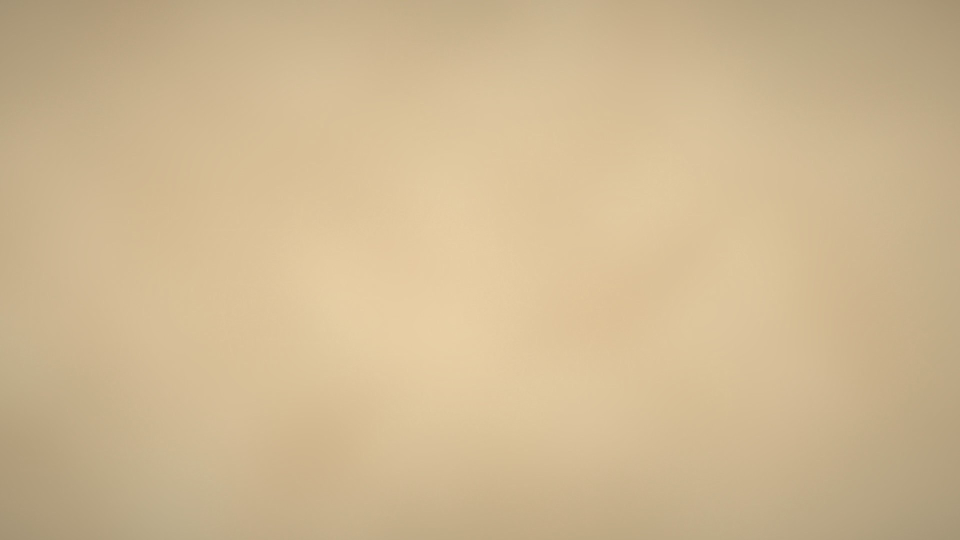
#> input picture assets/hanji_aged.jpg, 1920 x 1080 px (shown at 1/2 size)
$ python bank4_assets.py
#> lines starting #> are read from the running program, lines starting #| are printed output that depends on the picture
"""뱅크 4(섞음) 바탕 그림: 새 빛깔의 누런 한지와, 자개 영상을 얹을 옻칠 판 가장자리 마스크.

    python3 tools/bank4_assets.py [색이름]

한지 결은 hanji_aged.jpg 의 결(밝기 무늬)을 그대로 쓰고 바탕 빛깔만 바꾼다.
마스크(480x270, 화면에서 늘려 씀)는 가운데가 불투명하고 가장자리가 먹물 번지듯 흐려지는 옻칠 판 모양(흰색=보임).
"""
import sys
from pathlib import Path

import cv2
import numpy as np

ROOT = Path(__file__).resolve().parent.parent
W, H = 1920, 1080

TONES = {                     # RGB
    "chija":   (226, 196, 118),   # 치자빛: 노란 금빛
    "songhwa": (233, 219, 152),   # 송홧빛: 연한 송화가루 노랑
    "salgu":   (231, 197, 152),   # 살굿빛: 살구 도는 누런빛
}


def hanji(tone):
#> called with tone = 'chija'
    aged = cv2.imread(str(ROOT / "assets" / "hanji_aged.jpg")).astype(np.float32)
    lum = aged.mean(2)
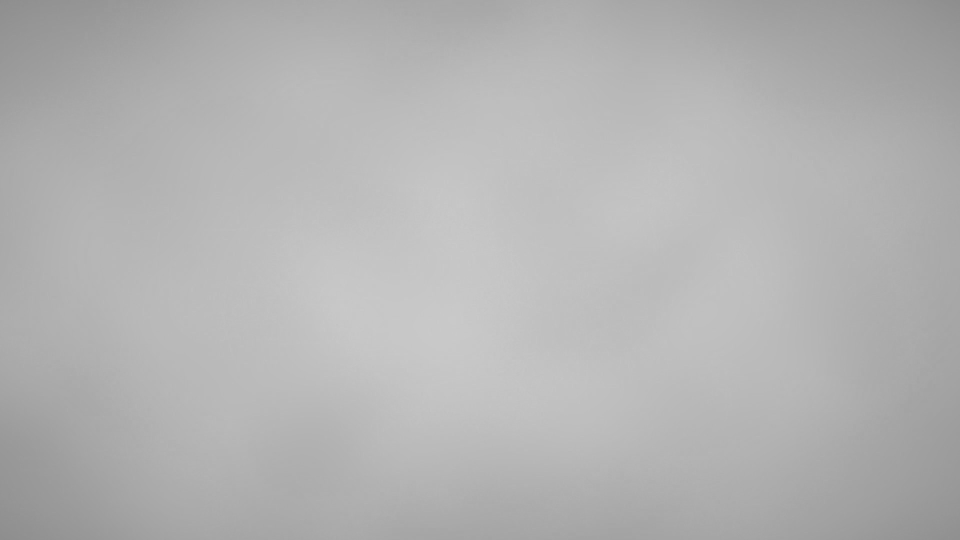
#> lum: shape (1080, 1920) float32 (shown at 1/2 size); min 141.7, max 202.7, mean 179
    tex = lum / lum.mean()                         # 결만 남긴다 (평균 1)
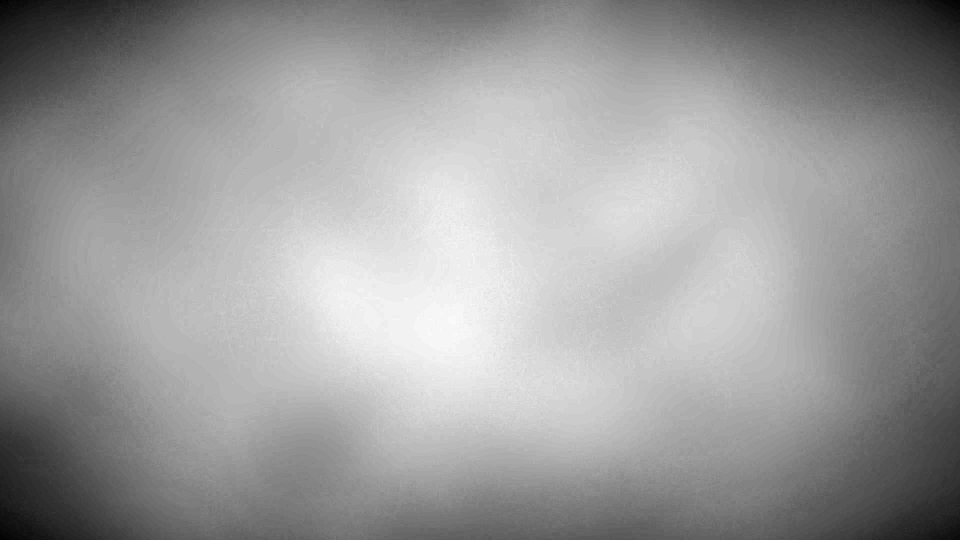
#> tex: shape (1080, 1920) float32 (shown at 1/2 size); min 0.792, max 1.13, mean 1; drawn with min black and max white
    tex = 1 + (tex - 1) * 0.8
    rgb = np.array(TONES[tone], np.float32)
    img = tex[..., None] * rgb[::-1][None, None]
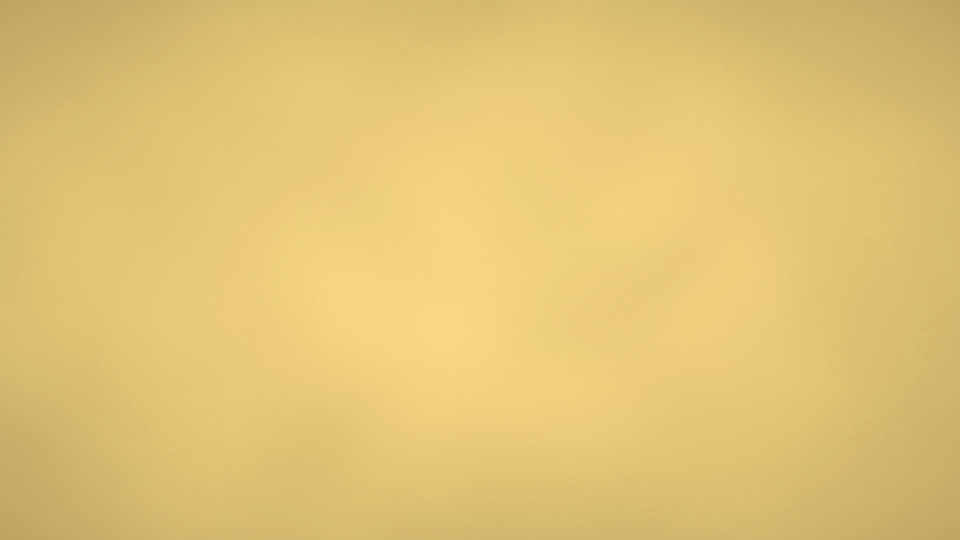
#> img: shape (1080, 1920, 3) float32 (shown at 1/2 size); mean of channels 0, 1, 2 118.2, 195.8, 225.9; drawn as B, G, R
    return np.clip(img, 0, 255).astype(np.uint8)


def fbm(h, w, rng, cells=(6, 12, 24, 48), pers=0.55):
#> called with h = 540, w = 960, cells = (6, 12, 24, 48), pers = 0.55
    out = np.zeros((h, w), np.float32)
    amp = 1.0
    for c in cells:
        g = rng.standard_normal((c, int(c * w / h) + 1)).astype(np.float32)
        out += amp * cv2.resize(g, (w, h), interpolation=cv2.INTER_CUBIC)
        amp *= pers
    return out / np.abs(out).max()


def panel_mask(seed=7):
    """가장자리에서 안쪽으로 약 6~12% 들어온 둥근 네모, 가장자리는 먹 번짐처럼 들쭉날쭉하고 흐리다."""
    w, h = W // 2, H // 2
    rng = np.random.default_rng(seed)
    yy, xx = np.mgrid[0:h, 0:w].astype(np.float32)
    # 둥근 네모까지의 거리 (안쪽 +)
    mx, my = w * 0.075, h * 0.10
    r = h * 0.12
    dx = np.maximum(np.maximum(mx + r - xx, xx - (w - mx - r)), 0)
    dy = np.maximum(np.maximum(my + r - yy, yy - (h - my - r)), 0)
    d = r - np.sqrt(dx ** 2 + dy ** 2)
    d += fbm(h, w, rng) * h * 0.045               # 들쭉날쭉한 가장자리
    a = np.clip(d / (h * 0.06) + 0.5, 0, 1)        # 부드러운 번짐 폭
    a = a ** 1.4
    a = cv2.GaussianBlur(a, (0, 0), 2.0)
    return cv2.resize((a * 255).astype(np.uint8), (W // 4, H // 4), interpolation=cv2.INTER_AREA)   # 부드러워서 작게 둬도 된다


if __name__ == "__main__":
    tone = sys.argv[1] if len(sys.argv) > 1 else "chija"
    cv2.imwrite(str(ROOT / "assets" / "hanji_mix.jpg"), hanji(tone), [cv2.IMWRITE_JPEG_QUALITY, 90])
    cv2.imwrite(str(ROOT / "assets" / "panel_mask.png"), panel_mask(), [cv2.IMWRITE_PNG_COMPRESSION, 9])
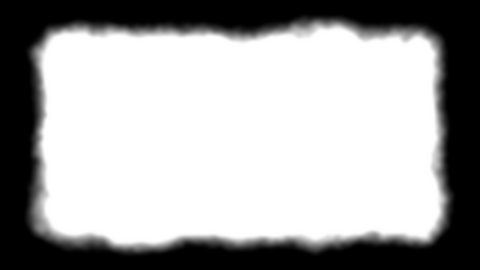
#> saved as panel_mask.png: shape (270, 480); min 0, max 255, mean 166.7
    print("wrote assets/hanji_mix.jpg (", tone, ") and assets/panel_mask.png")
